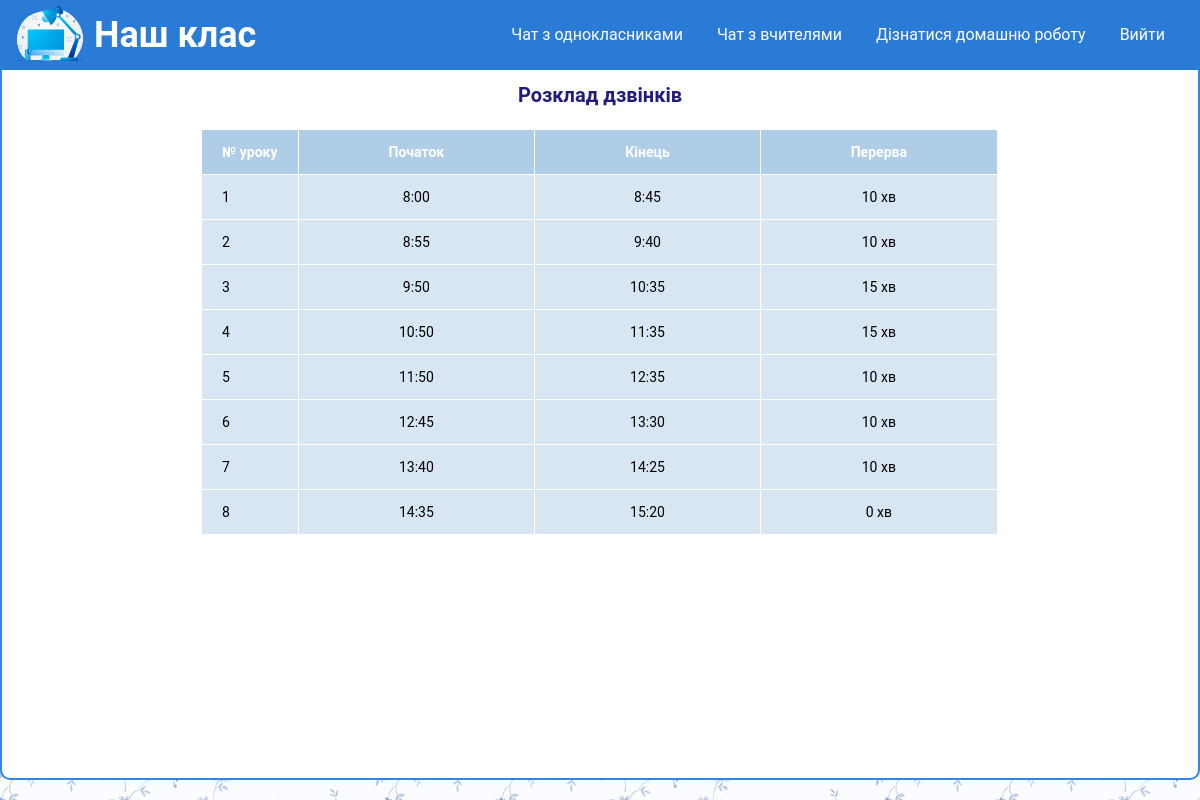
The app's page /pages/lessons.php (signed in) with its own data.
### tables this page shows
CREATE TABLE `lessons` (
  `id` int(11) NOT NULL,
  `time_1` varchar(255) NOT NULL,
  `time_2` varchar(255) NOT NULL,
  `break` int(100) NOT NULL
);

### pages/lessons.php (the view, shortened to what this page needs)
<!DOCTYPE html>
<html lang="en">
<head>
	<link rel="stylesheet" type="text/css" href="/style/style.css">
	<link rel="stylesheet" type="text/css" href="/style/chat.css">
</head>
<body>
	<?php
		include $_SERVER['DOCUMENT_ROOT'] . "/configs/db.php";
		include $_SERVER['DOCUMENT_ROOT'] . "/pice-of-site/header.php";
	?>
	<main>
		<div id="content" class="flex">
			<p class="admin-title">Розклад дзвінків</p>
			<table>
			<tr>
				<th>№ уроку</th>
				<th>Початок</th>
				<th>Кінець</th>
				<th>Перерва</th>
			</tr>
			<?php
				$sql_lessons = "SELECT * FROM lessons";
				$result_lessons = mysqli_query($connect, $sql_lessons);
				$col_lessons = mysqli_num_rows($result_lessons);
				$i = 0;
            while($i < $col_lessons) {
					$lessons = mysqli_fetch_assoc($result_lessons);
			?>
					<tr>
						<td><?php echo $i+1 ?></td>
						<td><?php echo $lessons["time_1"]; ?></td>
						<td><?php echo $lessons["time_2"]; ?></td>
						<td><?php echo $lessons["break"]; ?> хв</td>
					</tr>
				<?php
				$i = $i + 1;
				}
				?>
			</table>
		</div>
	</main>
</body>
</html>

### style/style.css (style rules this page uses)
* { padding: 0; margin: 0; border: 0; }
*, *:before, *:after { -moz-box-sizing: border-box; -webkit-box-sizing: border-box; box-sizing: border-box; }
html, body { height: 100%; width: 100%; font-size: 100%; line-height: 1; font-size: 14px; -ms-text-size-adjust: 100%; -moz-text-size-adjust: 100%; -webkit-text-size-adjust: 100%; }
body, input, input::placeholder, select, option { font-family: "Roboto", sans-serif; }
.admin, .flex { flex-direction: column; }
.admin-title { text-align: center; color: #231b80; font-size: 20px; font-weight: bold; margin: 15px 0px 25px 0px; }
table th:first-child, table td:first-child { padding: 15px 20px; }

### style/chat.css (style rules this page uses)
body { background: url(../images/bg.jpg); }
main { height: calc(100vh - 90px); }
#content { max-width: 1250px; margin: 0 auto; height: 100%; background: #fff; border: 2px solid #3186e8; border-top: none; border-bottom-left-radius: 10px; border-bottom-right-radius: 10px; display: flex; }
table { margin: 0px auto; font-size: 14px; border-collapse: collapse; text-align: center; }
th { background: #afcde7; color: white; }
th, td { padding: 15px 90px; border-style: solid; border-width: 0 1px 1px 0; border-color: white; }
td { background: #d8e6f3; }
th:first-child, td:first-child { text-align: left; }

### records on screen
lessons: time_1 "8:00", time_2 "8:45", break "10"
lessons: time_1 "8:55", time_2 "9:40", break "10"
lessons: time_1 "9:50", time_2 "10:35", break "15"
lessons: time_1 "10:50", time_2 "11:35", break "15"
lessons: time_1 "11:50", time_2 "12:35", break "10"
lessons: time_1 "12:45", time_2 "13:30", break "10"
lessons: time_1 "13:40", time_2 "14:25", break "10"
lessons: time_1 "14:35", time_2 "15:20", break "0"
